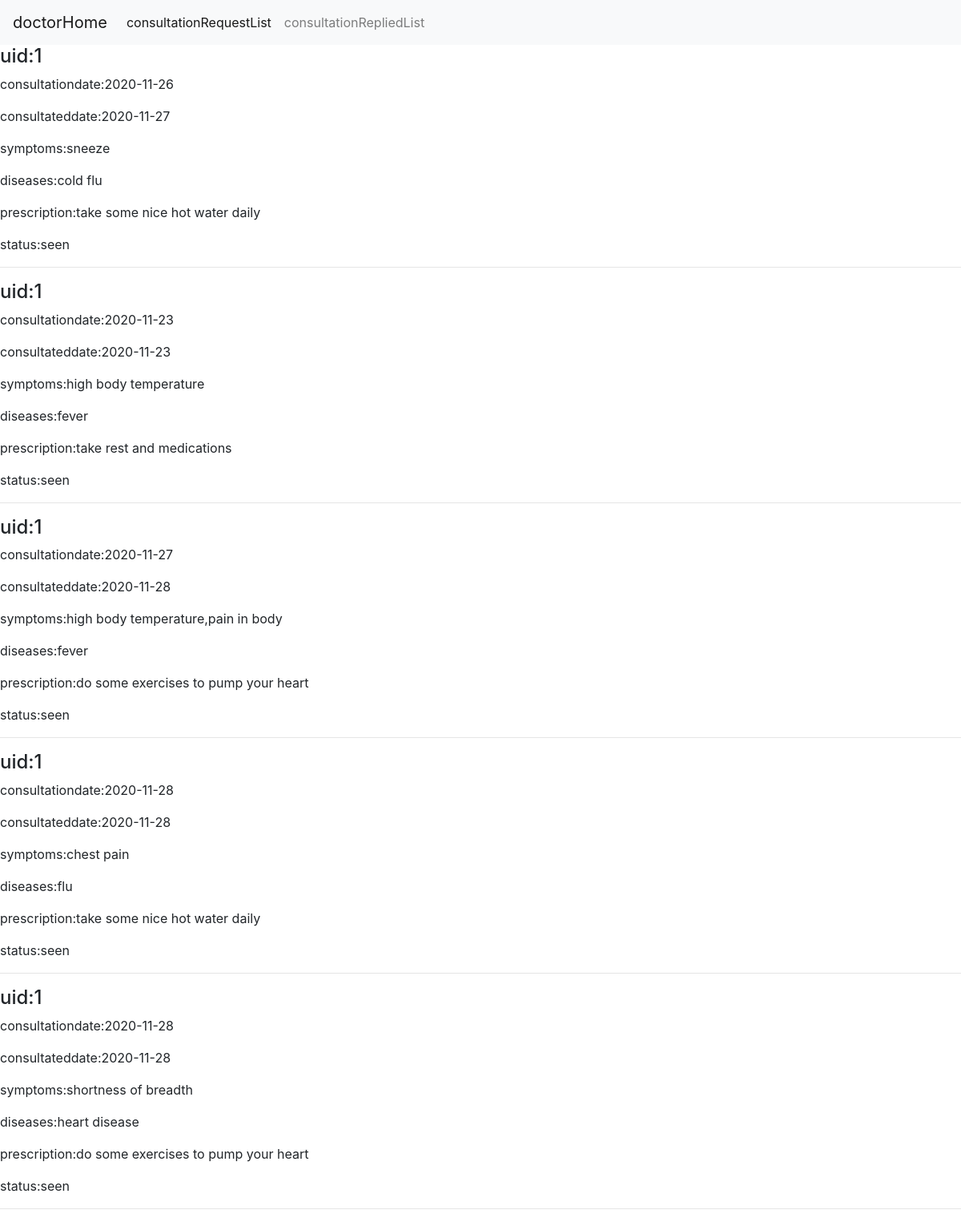
The app's page /doctor/consultationReplyList (signed in) with its own data.
### app.py (models this page shows, shortened)
class healthRecord(Base):
    __tablename__='healthRecord'
    hid=Column(Integer,primary_key=True)
    uid=Column(Integer, nullable=False)
    did=Column(Integer,nullable=True)
    symptoms=Column(String(100),nullable=False)
    diseases=Column(String(100),nullable=True)
    consultationdate=Column(Date,nullable=True)
    consultateddate=Column(Date,nullable=True)
    prescription=Column(String(100),nullable=True)
    consultationstatus=Column(String(10))

### app.py (the view, shortened to what this page needs)
@app.route("/doctor/consultationReplyList",methods=["POST","GET"])
def consultationReplyList():
    query1 = dbsession.query(healthRecord).filter(healthRecord.did==session['doctor'],healthRecord.consultationstatus=="seen")
    return render_template("consultationReplyList.html",query=query1)

### templates/consultationReplyList.html
{% extends "doctorBase.html" %}
{% block content %}
{% for eachRow in query %}
   <div>
        <h4>uid:{{eachRow.uid}}</h4>
        <p>consultationdate:{{eachRow.consultationdate}}</p>
        <p>consultateddate:{{eachRow.consultateddate}}</p>
        <p>symptoms:{{eachRow.symptoms}}</p>
        <p>diseases:{{eachRow.diseases}}</p>
        <p>prescription:{{eachRow.prescription}}</p>
        <p>status:{{eachRow.consultationstatus}}</p>
   </div>
   <hr>
{% endfor %}
{% endblock %}

### records on screen
healthRecord: uid "1", consultationdate "2020-11-26", consultateddate "2020-11-27", symptoms "sneeze", diseases "cold flu", prescription "take some nice hot water daily", consultationstatus "seen"
healthRecord: uid "1", consultationdate "2020-11-23", consultateddate "2020-11-23", symptoms "high body temperature", diseases "fever", prescription "take rest and medications", consultationstatus "seen"
healthRecord: uid "1", consultationdate "2020-11-27", consultateddate "2020-11-28", symptoms "high body temperature,pain in body", diseases "fever", prescription "do some exercises to pump your heart", consultationstatus "seen"
healthRecord: uid "1", consultationdate "2020-11-28", consultateddate "2020-11-28", symptoms "chest pain", diseases "flu", prescription "take some nice hot water daily", consultationstatus "seen"
healthRecord: uid "1", consultationdate "2020-11-28", consultateddate "2020-11-28", symptoms "shortness of breadth", diseases "heart disease", prescription "do some exercises to pump your heart", consultationstatus "seen"
